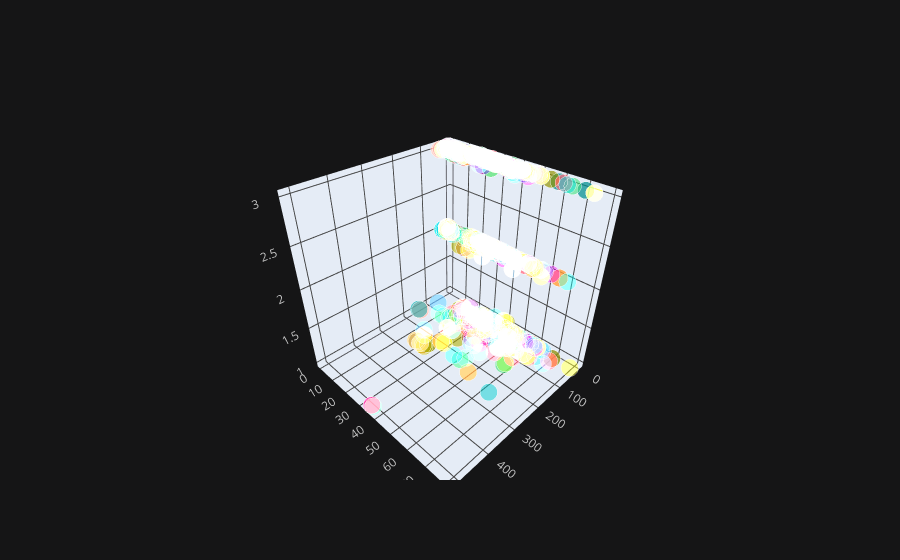

Notebook code cell kept with this figure:
### Code cell
df.iplot(x = 'Fare', y = 'Age', z = 'Pclass', kind = 'scatter3d')

### Figure 1 — Plotly figure (JSON) as saved in the notebook; plotly's stock layout.template omitted (floating-point values rounded to 4 significant figures; data arrays with more than 128 entries replaced by an {"elided": "..."} marker saying what was removed)
{"data": [{"marker": {"color": {"elided": "891 str values"}, "opacity": 0.8, "size": {"elided": "891 int values"}, "symbol": "circle"}, "mode": "markers", "text": {"elided": "891 str values"}, "type": "scatter3d", "x": {"elided": "891 float values"}, "y": {"elided": "891 float values"}, "z": {"elided": "891 int values"}}], "layout": {"legend": {"bgcolor": "#151516", "font": {"color": "#D9D9D9"}}, "paper_bgcolor": "#151516", "plot_bgcolor": "#151516", "scene": {"xaxis": {"gridcolor": "#434343", "showgrid": true, "tickfont": {"color": "#C2C2C2"}, "title": {"font": {"color": "#D9D9D9"}, "text": ""}, "zerolinecolor": "#666570"}, "yaxis": {"gridcolor": "#434343", "showgrid": true, "tickfont": {"color": "#C2C2C2"}, "title": {"font": {"color": "#D9D9D9"}, "text": ""}, "zerolinecolor": "#666570"}, "zaxis": {"gridcolor": "#434343", "showgrid": true, "tickfont": {"color": "#C2C2C2"}, "title": {"font": {"color": "#D9D9D9"}, "text": ""}, "zerolinecolor": "#666570"}}, "title": {"font": {"color": "#D9D9D9"}}}}
